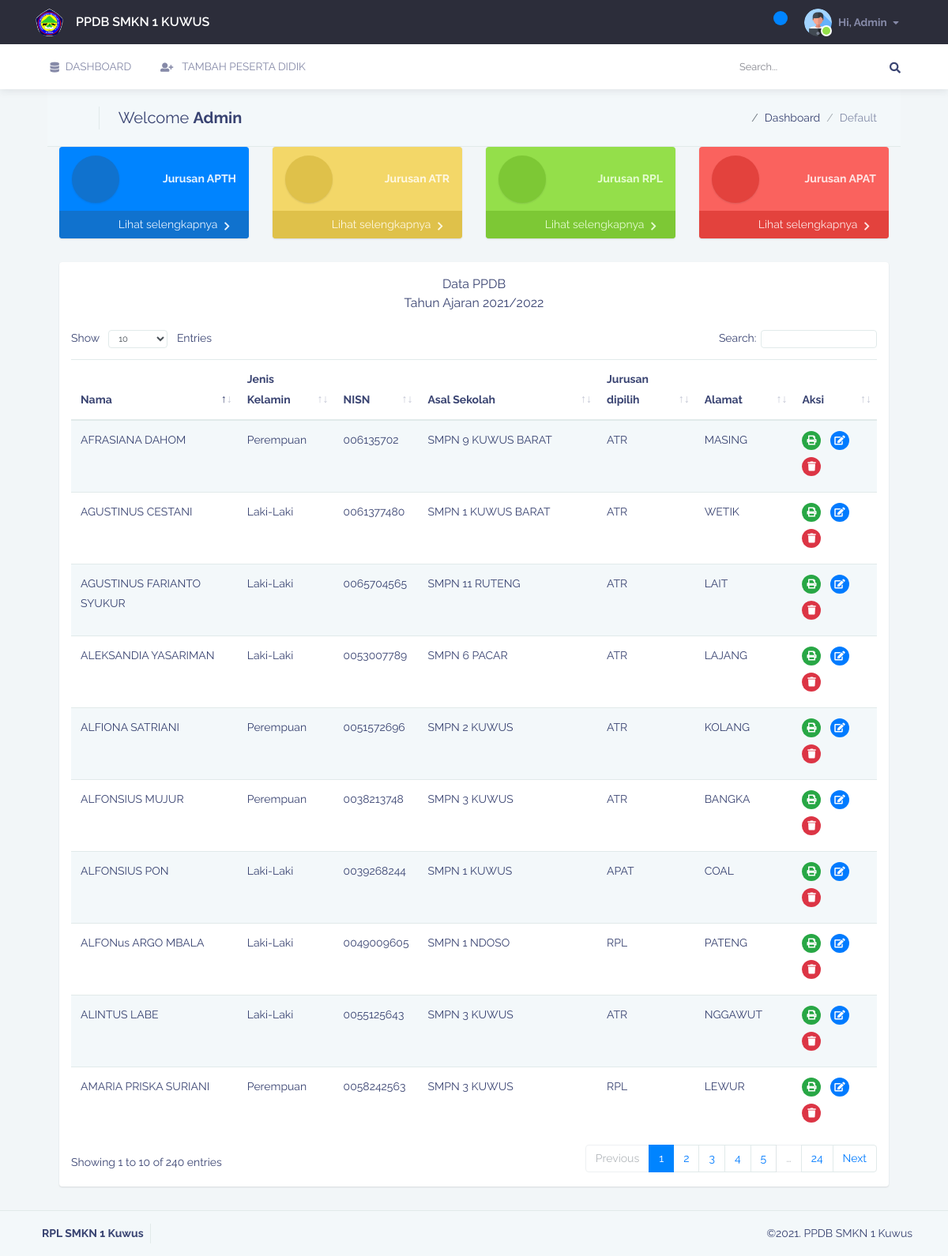
Screenshot of /home?view=dashboard (signed in) with the database file from the repository.
### tables this page shows
CREATE TABLE `tb_registrasi` (
  `ID_Reg` int(11) NOT NULL,
  `ID_Jurusan` int(11) NOT NULL,
  `NIS` varchar(10) NOT NULL,
  `Tgl_Masuk` date NOT NULL,
  `Asal_Sekolah` varchar(100) NOT NULL,
  `Tahun_Lulus` int(11) NOT NULL,
  `No_Ujian` varchar(30) NOT NULL,
  `No_Ijazah` varchar(30) NOT NULL,
  `No_SKHU` varchar(30) NOT NULL,
  `wu_registrasi` datetime NOT NULL,
  `ID_Siswa` int(11) NOT NULL,
  `ID_Guru` int(11) NOT NULL,
  `ID_Kelas` int(11) NOT NULL
);

CREATE TABLE `tb_pribadi` (
  `ID_Siswa` int(11) NOT NULL,
  `no_daftar` varchar(30) NOT NULL,
  `Nama` varchar(100) NOT NULL,
  `JK` varchar(10) NOT NULL,
  `NISN` varchar(20) NOT NULL,
  `NIK` varchar(20) NOT NULL,
  `Tempat_Lahir` varchar(50) NOT NULL,
  `Tanggal_Lahir` date NOT NULL,
  `No_Akta` varchar(20) NOT NULL,
  `Agama` varchar(20) NOT NULL,
  `Kewarganegaraan` varchar(50) NOT NULL,
  `Kebutuhan_Khusus` varchar(50) NOT NULL,
  `Alamat` varchar(50) NOT NULL,
  `RT` varchar(5) NOT NULL,
  `RW` varchar(5) NOT NULL,
  `Desa` varchar(30) NOT NULL,
  `Kel` varchar(30) NOT NULL,
  `Kec` varchar(30) NOT NULL,
  `Kota_Kab` varchar(30) NOT NULL,
  `Kode_Pos` int(11) NOT NULL,
  `Lintang` varchar(10) NOT NULL,
  `Bujur` varchar(10) NOT NULL,
  `Tinggal` varchar(50) NOT NULL,
  `Transportasi` varchar(50) NOT NULL,
  `KKS` varchar(20) NOT NULL,
  `Anak_Ke` int(5) NOT NULL,
  `Terima_KPS` varchar(5) NOT NULL,
  `No_KPS` varchar(30) NOT NULL,
  `Terima_KIP` varchar(5) NOT NULL,
  `No_KIP` varchar(30) NOT NULL,
  `Tertera` varchar(50) NOT NULL,
  `Alasan` text NOT NULL,
  `wu_pribadi` datetime NOT NULL
);

CREATE TABLE `tb_jurusan` (
  `ID_Jurusan` int(2) NOT NULL,
  `Jurusan` varchar(60) NOT NULL,
  `Ketua` varchar(30) NOT NULL,
  `Sekretaris` varchar(30) NOT NULL,
  `No_HP` text NOT NULL
);

### includes/session_admin.php (called while the page is built, shortened)
<?php
	include 'conn.php';
	$sql = "SELECT * FROM tb_admin WHERE ID_Admin = '".$_SESSION['admin']."'";
	$query = $conn->query($sql);
	$user = $query->fetch_assoc();
?>

### dashboard.php (the view, shortened to what this page needs)
<div class="container">
<div class="container-fluid">
<div class="page-subheader mb-0">
    <div class="container-fluid">
        <div class="row align-items-center">
            <div class="col-md-7">
                <div class="list">
                    <div class="list-item pl-0">
                        <div class="list-thumb ml-0 mr-3 pr-3  b-r text-muted">
                            <i class="icon-Home"></i>
                        </div>
                        <div class="list-body">
                            <div class="list-title fs-2x">
                                <h3>Welcome <strong><?php echo $user['Level']; ?></strong></h3>
                            </div>
                        </div>
                    </div>
                </div>
            </div>
            <div class="col-md-5 d-flex justify-content-end h-md-down">
                <nav aria-label="breadcrumb">
                    <ol class="breadcrumb no-padding bg-trans mb-0">
                        <li class="breadcrumb-item"><a href="index.html"><i class="icon-Home mr-2 fs14"></i></a></li>
                        <li class="breadcrumb-item">Dashboard</li>
                        <li class="breadcrumb-item active">Default </li>
                    </ol>
                </nav>
            </div>
        </div>
    </div>
</div>
                        <div class="page-content">
                          <div class="row">
                            <div class="col-lg-3 mb-3 col-md-3 mb-30">
                                <div class="list bg-primary shadow-sm rounded overflow-hidden">
                                    <div class="list-item">
                                        <div class="list-thumb bg-primary-active text-primary-light avatar rounded-circle avatar60 shadow-sm">
                                            <i class="icon-Add-Basket"></i>
                                        </div>
                                        <div class="list-body text-right">
                                            <span class="list-content text-primary-light fs14"><b>Jurusan APTH</b></span>
                                        </div>
                                    </div>
                                    <a class="d-flex text-muted flex text-right flex-row align-items-center justify-content-end pt-5 pb-5 pl-4 pr-4 bg-primary-active">
                                        Lihat selengkapnya <i class="fa fa-chevron-right ml-2 fs12 mt-1"></i>
                                    </a>
                                </div>
                            </div>
                            <div class="col-lg-3 mb-6 col-md-6 mb-30">
                                <div class="list bg-warning shadow-sm rounded overflow-hidden">
                                    <div class="list-item">
                                        <div class="list-thumb bg-warning-active text-warning-light avatar rounded-circle avatar60 shadow-sm">
                                            <i class="icon-Truck"></i>
                                        </div>
                                        <div class="list-body text-right">
                                            <span class="list-content text-warning-light fs14"><b>Jurusan ATR</b></span>
                                        </div>
                                    </div>
                                    <a class="d-flex text-muted flex text-right flex-row align-items-center justify-content-end pt-5 pb-5 pl-4 pr-4 bg-warning-active">
                                    Lihat selengkapnya <i class="fa fa-chevron-right ml-2 fs12 mt-1"></i>
                                    </a>
                                </div>
                            </div>
                            <div class="col-lg-3 mb-6 col-md-6 mb-30">
                                <div class="list bg-success shadow-sm rounded overflow-hidden">
                                    <div class="list-item">
                                        <div class="list-thumb bg-success-active text-success-light avatar rounded-circle avatar60 shadow-sm">
                                            <i class="icon-Money-Bag"></i>
                                        </div>
                                        <div class="list-body text-right">
                                            <span class="list-content text-success-light fs14"><b>Jurusan RPL</b></span>
                                        </div>
                                    </div>
                                    <a class="d-flex text-muted flex text-right flex-row align-items-center justify-content-end pt-5 pb-5 pl-4 pr-4 bg-success-active">
                                    Lihat selengkapnya <i class="fa fa-chevron-right ml-2 fs12 mt-1"></i>
                                    </a>
                                </div>
                            </div>
                            <div class="col-lg-3 mb-6 col-md-6 mb-30">
                                <div class="list bg-danger shadow-sm rounded overflow-hidden">
                                    <div class="list-item">
                                        <div class="list-thumb bg-danger-active text-danger-light avatar rounded-circle avatar60 shadow-sm">
                                            <i class="icon-Remove-Basket"></i>
                                        </div>
                                        <div class="list-body text-right">
                                            <span class="list-content text-danger-light fs14"><b>Jurusan APAT</b></span>
                                        </div>
                                    </div>
                                    <a class="d-flex text-muted flex text-right flex-row align-items-center justify-content-end pt-5 pb-5 pl-4 pr-4 bg-danger-active">
                                    Lihat selengkapnya <i class="fa fa-chevron-right ml-2 fs12 mt-1"></i>
                                    </a>
                                </div>
                            </div>
                        </div>
                      </div>
                    </div>
                  <div class="page-content">
                    <div class="container-fluid">
                          <div class="bg-white table-responsive rounded shadow-sm pt-3 pb-3 mb-30">
                              <h6 class="pl-3 pr-3 text-capitalize font400 mb-20 text-center">Data PPDB </br>Tahun Ajaran 2021/2022</h6>
                            <table id="data-table" class="table mb-0 table-striped" cellspacing="0" width="100%">
                                <thead>
                                    <tr>
                                        <th>Nama</th>
                                        <th>Jenis Kelamin</th>
                                        <th>NISN</th>
                                        <th>Asal Sekolah</th>
                                        <th>Jurusan dipilih</th>
                                        <th>Alamat</th>
                                        <th>Aksi</th>
                                    </tr>
                                </thead>
                                <tbody>
                                <?php
                                  $sql= "SELECT tb_registrasi.ID_Reg as idreg, tb_registrasi.Asal_Sekolah as asal, tb_pribadi.Nama as nama,tb_pribadi.ID_Siswa as ids,
                                         tb_pribadi.JK as jk,  tb_pribadi.NISN as nisn, tb_pribadi.Alamat as al, tb_jurusan.Jurusan as jur FROM tb_registrasi
                                         JOIN tb_pribadi ON tb_registrasi.ID_Siswa = tb_pribadi.ID_Siswa
                                         JOIN tb_jurusan ON tb_registrasi.ID_Jurusan = tb_jurusan.ID_Jurusan";
                                         $query = $conn->query($sql);
								           while($row = $query->fetch_assoc()){
                                            $idpd= $row['ids'];
								         echo "<tr>
								         <td>$row[nama]</td>
								  	     <td>$row[jk]</td>
                                         <td>$row[nisn]</td>
									     <td>$row[asal]</td>
                                         <td>$row[jur]</td>
                                         <td>$row[al]</td>
									     <td>
                                           <a href='javascript:void(0)' class='btn-icon-o btn-success radius100 btn-icon-sm mr-2 mb-2'>
                                              <i class='fas fa-print'></i>
                                            </a>
                                            <a href='javascript:void(0)' data-id='$idpd' class='btn-icon-o btn-primary radius100 btn-icon-sm mr-2 mb-2'>
                                             <i class='fas fa-edit'></i>
                                            </a>
                                            <a href='javascript:void(0)' data-id='$idpd' class='btn-icon-o btn-danger radius100 btn-icon-sm mr-2 mb-2 delete_pd'>
                                              <i class='fa fa-trash'></i>
                                            </a>
                                         </td>
										 </tr>";
										 }
									   ?>
                                </tbody>
                            </table>
                        </div>
                    </div>
                </div>
                        </div>

### includes/header.php (shortened to what this page needs)
<header class="navbar page-header darkHeader border0 navbar-expand-lg">
                    <div class="container">
                         <img src="images/logo1.ico" width="35" alt="" class=" img-fluid rounded-circle">
                         <a class="navbar-brand d-inline-flex align-items-center" href="#">
                         <span class="text-white fs-1x font500">PPDB SMKN 1 KUWUS</span>
                        </a>
                        <ul class="nav flex-row order-lg-2 ml-auto nav-icons">
                            <li class="nav-item dropdown">
                                <a class="nav-link" href="#" id="dropdown-notify" data-toggle="dropdown">
                                    <i class="icon-Envelope"></i>
                                    <span class="badge badge-primary d-block text-white"><span id="jj"> </span> </span>
                                </a>
                            </li>
                            <li class="nav-item dropdown user-dropdown align-items-center">
                                <a class="nav-link" href="#" id="dropdown-user" role="button" data-toggle="dropdown">
                                    <span class="user-states states-online">
                                        <img src="images/avatar4.png" width="35" alt="" class=" img-fluid rounded-circle">
                                    </span>
                                    <span class="ml-2 h-lg-down dropdown-toggle">
                                        Hi, <?php echo $user['Level']; ?>
                                    </span>
                                </a>
                            </li>
                        </ul>
                    </div>
                </header>

### rows the page displays
tb_registrasi: ID_Siswa.Nama "ALINTUS LABE", ID_Siswa.JK "Laki-Laki", ID_Siswa.NISN "0055125643", Asal_Sekolah "SMPN 3 KUWUS", ID_Jurusan.Jurusan "ATR", ID_Siswa.Alamat "NGGAWUT"
tb_registrasi: ID_Siswa.Nama "ALFIONA SATRIANI", ID_Siswa.JK "Perempuan", ID_Siswa.NISN "0051572696", Asal_Sekolah "SMPN 2 KUWUS", ID_Jurusan.Jurusan "ATR", ID_Siswa.Alamat "KOLANG"
tb_registrasi: ID_Siswa.Nama "ALFONSIUS MUJUR", ID_Siswa.JK "Perempuan", ID_Siswa.NISN "0038213748", Asal_Sekolah "SMPN 3 KUWUS", ID_Jurusan.Jurusan "ATR", ID_Siswa.Alamat "BANGKA"
tb_registrasi: ID_Siswa.Nama "AFRASIANA DAHOM", ID_Siswa.JK "Perempuan", ID_Siswa.NISN "006135702", Asal_Sekolah "SMPN 9 KUWUS BARAT", ID_Jurusan.Jurusan "ATR", ID_Siswa.Alamat "MASING"
tb_registrasi: ID_Siswa.Nama "ALEKSANDIA YASARIMAN", ID_Siswa.JK "Laki-Laki", ID_Siswa.NISN "0053007789", Asal_Sekolah "SMPN 6 PACAR", ID_Jurusan.Jurusan "ATR", ID_Siswa.Alamat "LAJANG"
tb_registrasi: ID_Siswa.Nama "AGUSTINUS CESTANI", ID_Siswa.JK "Laki-Laki", ID_Siswa.NISN "0061377480", Asal_Sekolah "SMPN 1 KUWUS BARAT", ID_Jurusan.Jurusan "ATR", ID_Siswa.Alamat "WETIK"
tb_registrasi: ID_Siswa.Nama "AGUSTINUS FARIANTO SYUKUR", ID_Siswa.JK "Laki-Laki", ID_Siswa.NISN "0065704565", Asal_Sekolah "SMPN 11 RUTENG", ID_Jurusan.Jurusan "ATR", ID_Siswa.Alamat "LAIT"
tb_registrasi: ID_Siswa.Nama "ALFONSIUS PON", ID_Siswa.JK "Laki-Laki", ID_Siswa.NISN "0039268244", Asal_Sekolah "SMPN 1 KUWUS", ID_Jurusan.Jurusan "APAT", ID_Siswa.Alamat "COAL"
tb_registrasi: ID_Siswa.Nama "AMARIA PRISKA SURIANI", ID_Siswa.JK "Perempuan", ID_Siswa.NISN "0058242563", Asal_Sekolah "SMPN 3 KUWUS", ID_Jurusan.Jurusan "RPL", ID_Siswa.Alamat "LEWUR"
tb_registrasi: ID_Siswa.Nama "ALFONus ARGO MBALA", ID_Siswa.JK "Laki-Laki", ID_Siswa.NISN "0049009605", Asal_Sekolah "SMPN 1 NDOSO", ID_Jurusan.Jurusan "RPL", ID_Siswa.Alamat "PATENG"

### other values shown
$user['Level'] "Admin"
